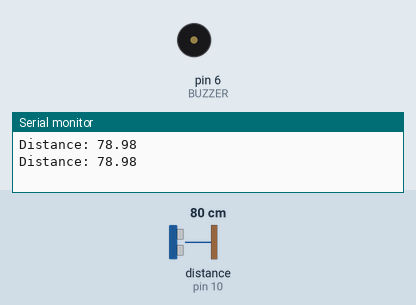
This sketch was run on a simulated Arduino Uno, built with avr-gcc and run on an emulated ATmega328P. On the bench: buzzer (waves = sounding, pin HIGH), the last lines printed to the serial monitor. Wiring (inferred from the names in the program): ultrasonic range finder: trigger pin 9; echo pin 10. Inputs (shaded band) come from the test bench; at power-on: distance to the obstacle (sensor on pin 10) 80 cm. The echo pulse lasts 58.3 µs per cm; pins used as bus, display or sensor lines are not drawn.

Above: at 2.8 s.
2.9 s: distance to the obstacle (sensor on pin 10) set to 33 cm
5.6 s: distance to the obstacle (sensor on pin 10) set to 26 cm
At 6.11 s:
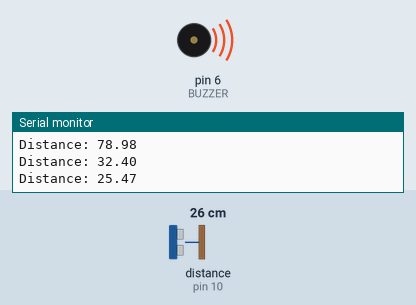
9.9 s: distance to the obstacle (sensor on pin 10) set to 35 cm
At 10.6 s:
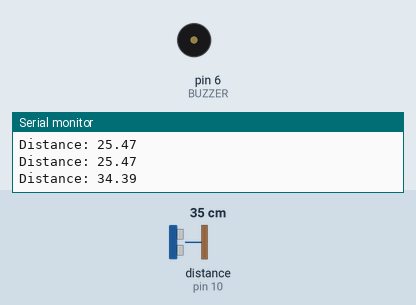
Timing chart, 0 to 12.9 s (numbered marks = the images above; inputs shaded):
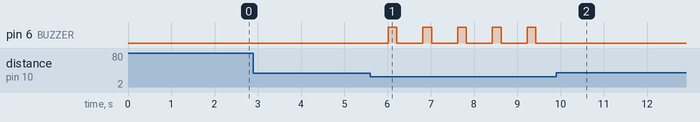

Measured:
- the behaviour switches between 31 and 30 cm on distance to the obstacle (sensor on pin 10) (found by bisection; images 0 and 1)
- after the input at 5.6 s, pin 6 (BUZZER): alternates HIGH for 0.20 s and LOW for 0.60 s, starting after 0.42 s
- after the input at 9.9 s, pin 6 (BUZZER): stops changing and stays LOW

The sketch:

blind_stick.ino
```cpp
#define TRIG 9
#define ECHO 10
#define BUZZER 6

long duration;
float distance;

void setup() {
  pinMode(TRIG, OUTPUT);
  pinMode(ECHO, INPUT);
  pinMode(BUZZER, OUTPUT);
  Serial.begin(9600);
}

float getDistance() {
  digitalWrite(TRIG, LOW);
  delayMicroseconds(2);

  digitalWrite(TRIG, HIGH);
  delayMicroseconds(10);
  digitalWrite(TRIG, LOW);

  duration = pulseIn(ECHO, HIGH);
  float dist = duration * 0.034 / 2;
  return dist;
}

void normalBeep() {
  digitalWrite(BUZZER, HIGH);
  delay(200);
  digitalWrite(BUZZER, LOW);
  delay(600);
}

void mediumBeep() {
  digitalWrite(BUZZER, HIGH);
  delay(150);
  digitalWrite(BUZZER, LOW);
  delay(200);
}

void panicBeep() {
  digitalWrite(BUZZER, HIGH);
  delay(80);

  digitalWrite(BUZZER, LOW);
  delay(80);
}

void loop() {

  distance = getDistance();
  Serial.print("Distance: ");
  Serial.println(distance);

  if (distance > 20 && distance <= 30) {
    normalBeep();
  }
  else if (distance > 10 && distance <= 20) {
    mediumBeep();
  }
  else if (distance > 0 && distance <= 10) {
    panicBeep();
  }
  else {
    digitalWrite(BUZZER, LOW);
    delay(2000);
  }
}
```
